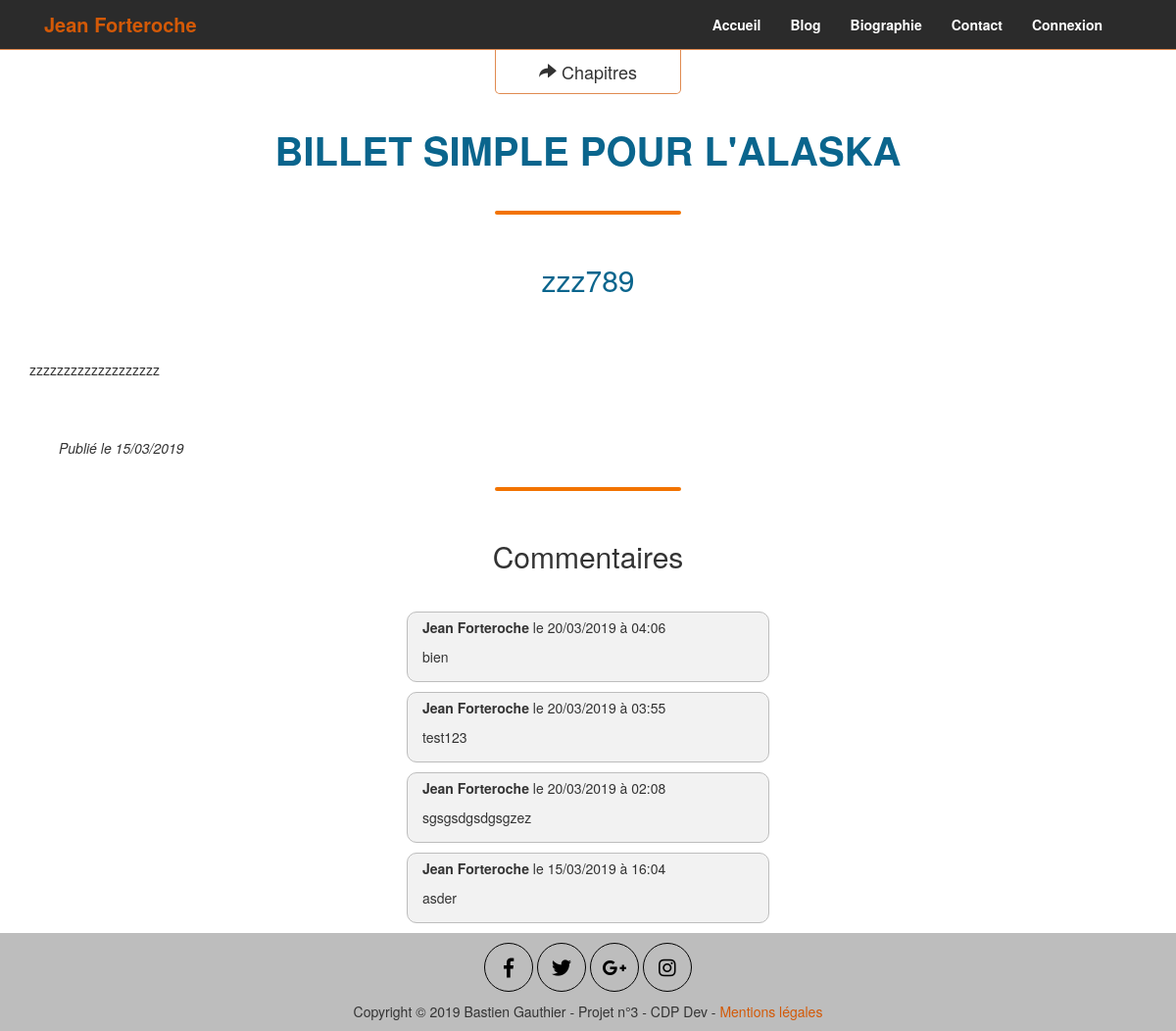
The page /?action=article&billet=33 on the database as committed earlier.
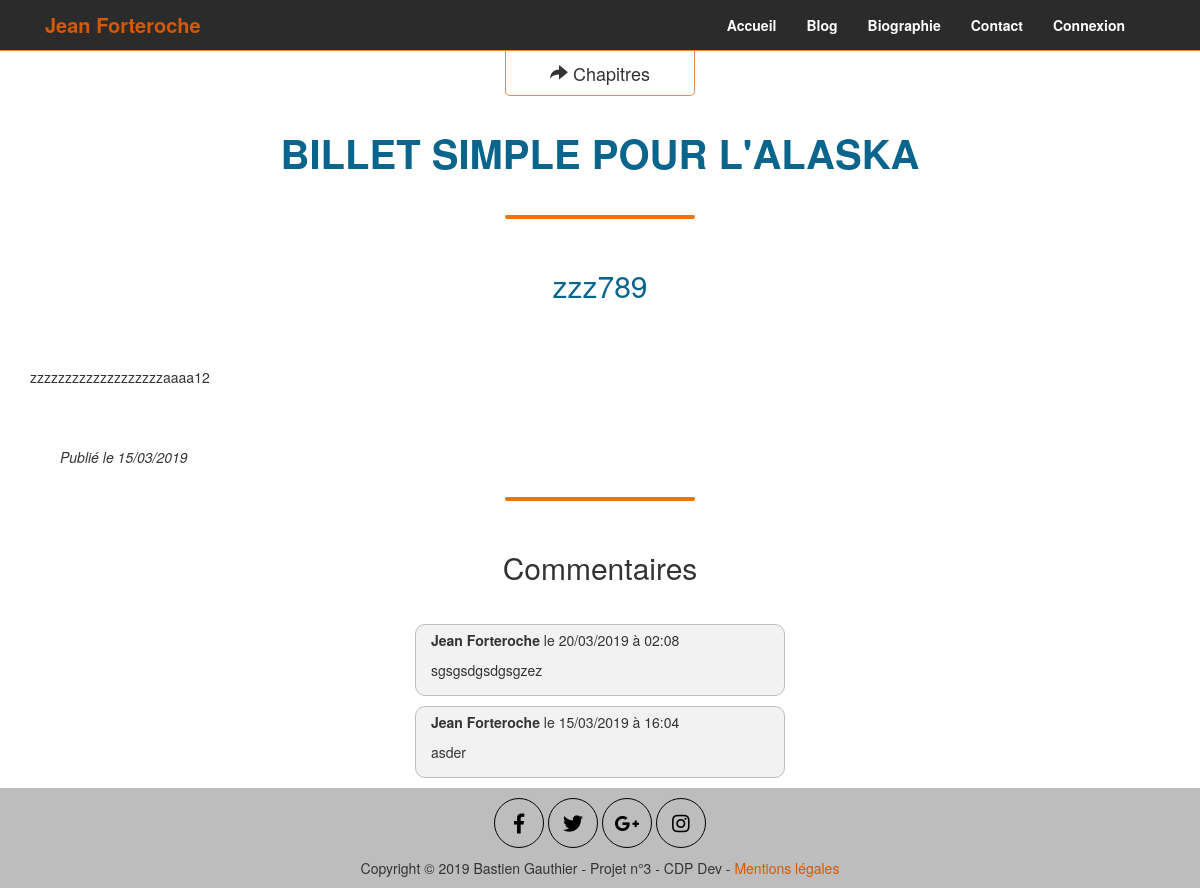
The same page on the database as committed later.
### tables this page shows
CREATE TABLE IF NOT EXISTS `billets` (
  `id` int(11) NOT NULL AUTO_INCREMENT,
  `titre` varchar(255) NOT NULL,
  `contenu` text NOT NULL,
  `date_creation` datetime NOT NULL,
  PRIMARY KEY (`id`)
);

CREATE TABLE IF NOT EXISTS `commentaires` (
  `id` int(11) NOT NULL AUTO_INCREMENT,
  `id_billet` int(11) NOT NULL,
  `auteur` varchar(255) NOT NULL,
  `commentaire` text NOT NULL,
  `report` int(11) NOT NULL,
  `date_commentaire` datetime NOT NULL,
  PRIMARY KEY (`id`)
);

### Controleur/controleurBillet.php (called while the page is built, shortened)
<?php
class ControleurBillet {
    private $billet;
    private $comment;
    public function __construct() {
        $this->billet = new Billet();
        $this->comment = new Comment();
    }
    public function billet() {
        $id_billet = $_GET['billet'];
        $viewBillet = $this->billet->getViewBillet($id_billet);
        $deleteBillet = $this->billet->getDeleteBillet();
        $listComments = $this->comment->getListComments($id_billet);
        $postComment = $this->comment->getPostComment($id_billet);
        $deleteComment = $this->comment->getDeleteComment($id_billet);
        $reportComment = $this->comment->getReportComment($id_billet);
        $vue = new Vue("Billet");
        $vue->generer(array('getViewBillet' => $viewBillet, 'getListComments' => $listComments, 'getPostComment' => $postComment, 'getDeleteBillet' => $deleteBillet, 'getDeleteComment' => $deleteComment, 'getReportComment' => $reportComment));
    }
}

### index.php (called while the page is built, shortened)
<?php
$routeur = new Routeur();
$routeur->routerRequete();

### Modele/Modele.php (called while the page is built, shortened)
<?php
abstract class Modele {
    private $bdd;
    protected function executerRequete($sql, $params = null) {
        if ($params == null) {
            $resultat = $this->getDbConnect()->query($sql);
        }
        else {
            $resultat = $this->getDbConnect()->prepare($sql);
            $resultat->execute($params);
        }
        return $resultat;
    }
    private function getDbConnect() {
        if ($this->bdd == null) {
        $this->bdd = new PDO('mysql:host=localhost;dbname=db_p3_jean_f;charset=utf8',
            'root', '', array(PDO::ATTR_ERRMODE => PDO::ERRMODE_EXCEPTION));
        }
        return $this->bdd;
    }
}

### Modele/billet.php (called while the page is built, shortened)
<?php
require_once 'Modele/modele.php';
class Billet extends Modele {
    public function getViewBillet($id_billet) {
        $sql = 'SELECT id, titre, contenu, DATE_FORMAT(date_creation, \'%d/%m/%Y\') AS date_creation_fr FROM billets WHERE id = '. $id_billet .'';
        $billet = $this->executerRequete($sql, array());
        return $billet;
    }
}

### Modele/commentaire.php (called while the page is built, shortened)
<?php
require_once 'Modele/modele.php';
class Comment extends Modele {
    public function getListComments($id_billet) {
        $id_billet = $_GET['billet'];
        $limite = 5;
        $sql = 'SELECT SQL_CALC_FOUND_ROWS id, auteur, commentaire, DATE_FORMAT(date_commentaire, \'%d/%m/%Y à %H:%i\') AS date_commentaire_fr FROM commentaires WHERE id_billet = '. $id_billet .' ORDER BY date_commentaire DESC LIMIT '. $limite .'';
        $commentsBillet = $this->executerRequete($sql, array());
        return $commentsBillet;
    }
}

### view/vueBillet.php (the view, shortened to what this page needs)
<?php include("includes/head.php"); ?>
<body data-spy="scroll" data-target=".navbar">
    <div class="corps">
        <div id="top-header">
            <?php include("includes/header.php"); ?>
        </div>
        <div id="title-book-article" class="container">
            <a href="index.php?action=blog" id="button-article" class="btn btn-lg btn-default col-xs-offset-3 col-xs-6 col-md-offset-4 col-md-4 col-lg-offset-5 col-lg-2"><span class="glyphicon glyphicon-share-alt"></span> Chapitres</a>
            <h1 class="title-blog col-xs-12">BILLET SIMPLE POUR L'ALASKA</h1>
            <div class="barre_separation col-xs-offset-5 col-xs-2"></div>
        </div>
            <?php
            while ($donnees = $getViewBillet->fetch())
            {
            ?>
            <div id="news" class="container">
                <h3 id="title-article"><?php echo html_entity_decode($donnees['titre']); ?></h3>
                <p><?php echo nl2br(html_entity_decode($donnees['contenu']));?></p>
                <div class="col-xs-12 edit_button">
                    <div class="col-xs-6">
                        <em>Publié le <?php echo $donnees['date_creation_fr']; ?></em>
                    </div>
                    <?php
            }
            ?>
            </div>
        </div>
        <div class="container">
            <div class="barre_separation col-xs-offset-5 col-xs-2"></div>
        </div>
        <div class="container commentaire-block" id="list_commentaires">
            <h2>Commentaires</h2>
            <?php
            while ($donnees = $getListComments->fetch())
            {
            ?>
            <div class="col-xs-12">
                <div class="single-commentaire  col-xs-12 col-sm-offset-3 col-sm-6 col-md-offset-4 col-md-4">
                    <p><strong><?php echo htmlspecialchars($donnees['auteur']); ?></strong> le <?php echo $donnees['date_commentaire_fr']; ?></p>
                    <p><?php echo nl2br(htmlspecialchars($donnees['commentaire'])); ?></p>
                </div>
            </div>
            <?php
            }
            ?>
        </div>
    </div>
    <?php include("includes/footer.php"); ?>
</body>
</html>

Rows that differ between the two databases and show on the page:
removed commentaires: auteur "Jean Forteroche", date_commentaire_fr "20/03/2019 à 04:06", commentaire "bien"
removed commentaires: auteur "Jean Forteroche", date_commentaire_fr "20/03/2019 à 03:55", commentaire "test123"
changed billets "zzz789": contenu "zzzzzzzzzzzzzzzzzzz" → "zzzzzzzzzzzzzzzzzzzaaaa12"
